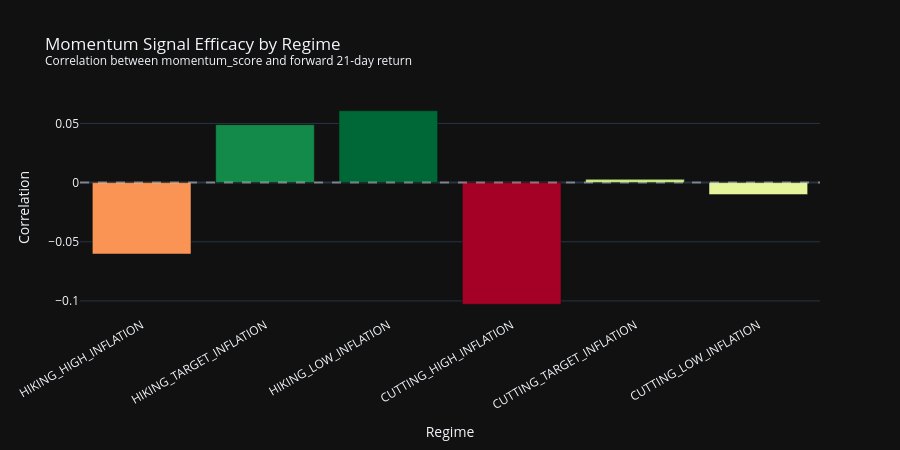

Here is the notebook cell this chart was saved with:
### Markdown cell above
## 3. Does momentum work differently across regimes?
Momentum (stocks that have risen tend to keep rising) is a well
documented effect, but it's not constant — it can break down in
certain macro environments. We test this by splitting our existing
`momentum_score` signal by regime and checking its correlation with
forward returns in each one.

A positive correlation means: "when momentum_score was high, the
stock tended to keep rising" — i.e. momentum worked. Near zero or
negative means momentum was not a useful signal in that regime.

### Code cell
momentum_by_regime = (
    analysis_df.dropna(subset=["momentum_score"])
    .groupby("composite_regime")
    .apply(lambda g: g["momentum_score"].corr(g["fwd_return_21d"]))
    .reindex(regime_order)
    .dropna()
)

fig = px.bar(
    momentum_by_regime.reset_index(name="correlation"),
    x="composite_regime", y="correlation",
    color="correlation",
    color_continuous_scale="RdYlGn",
    title="Momentum Signal Efficacy by Regime<br>"
          "<sup>Correlation between momentum_score and forward 21-day return</sup>",
    labels={"correlation": "Correlation", "composite_regime": "Regime"},
    template="plotly_dark",
)
fig.add_hline(y=0, line_dash="dash", line_color="white", opacity=0.4)
fig.update_layout(height=450, xaxis_tickangle=-30, coloraxis_showscale=False)
fig.show()

print(momentum_by_regime.round(4).to_string())

### Figure 1 — Plotly figure (JSON) as saved in the notebook; plotly's stock layout.template omitted (floating-point values rounded to 4 significant figures)
{"data": [{"hovertemplate": "Regime=%{x}<br>Correlation=%{marker.color}<extra></extra>", "legendgroup": "", "marker": {"color": [-0.06034, 0.04899, 0.06073, -0.1028, 0.002812, -0.01015], "coloraxis": "coloraxis", "pattern": {"shape": ""}}, "name": "", "orientation": "v", "showlegend": false, "textposition": "auto", "type": "bar", "x": ["HIKING_HIGH_INFLATION", "HIKING_TARGET_INFLATION", "HIKING_LOW_INFLATION", "CUTTING_HIGH_INFLATION", "CUTTING_TARGET_INFLATION", "CUTTING_LOW_INFLATION"], "xaxis": "x", "y": [-0.06034, 0.04899, 0.06073, -0.1028, 0.002812, -0.01015], "yaxis": "y"}], "layout": {"barmode": "relative", "coloraxis": {"autocolorscale": false, "colorbar": {"title": {"text": "Correlation"}}, "colorscale": [[0, "rgb(165,0,38)"], [0.1, "rgb(215,48,39)"], [0.2, "rgb(244,109,67)"], [0.3, "rgb(253,174,97)"], [0.4, "rgb(254,224,139)"], [0.5, "rgb(255,255,191)"], [0.6, "rgb(217,239,139)"], [0.7, "rgb(166,217,106)"], [0.8, "rgb(102,189,99)"], [0.9, "rgb(26,152,80)"], [1, "rgb(0,104,55)"]], "showscale": false}, "height": 450, "legend": {"tracegroupgap": 0}, "shapes": [{"line": {"color": "white", "dash": "dash"}, "opacity": 0.4, "type": "line", "x0": 0, "x1": 1, "xref": "x domain", "y0": 0, "y1": 0, "yref": "y"}], "title": {"text": "Momentum Signal Efficacy by Regime<br><sup>Correlation between momentum_score and forward 21-day return</sup>"}, "xaxis": {"anchor": "y", "domain": [0, 1], "tickangle": -30, "title": {"text": "Regime"}}, "yaxis": {"anchor": "x", "domain": [0, 1], "title": {"text": "Correlation"}}}}
